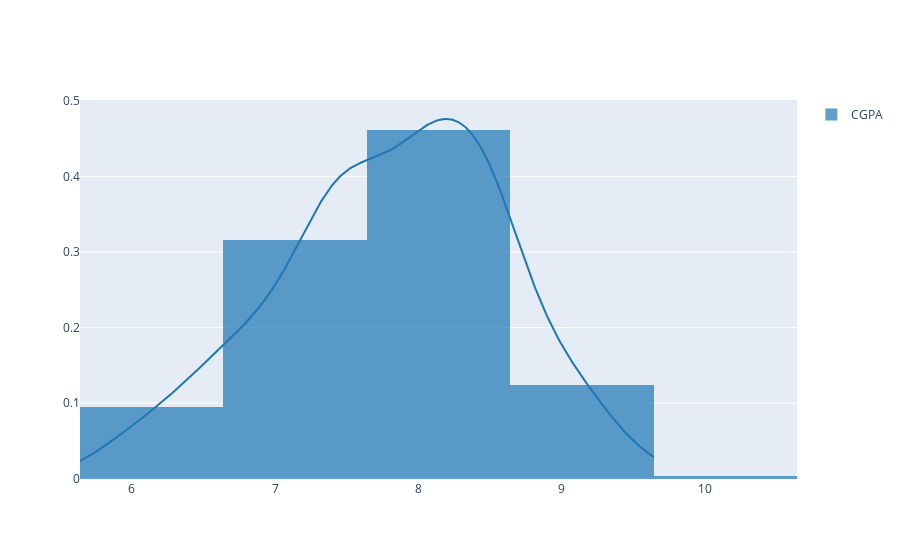

Source (notebook cell):
### Code cell
ff.create_distplot([df.dropna()['CGPA']],['CGPA'],show_rug=False)

### Figure 1 — Plotly figure (JSON) as saved in the notebook; plotly's stock layout.template omitted (floating-point values rounded to 4 significant figures; data arrays with more than 128 entries replaced by an {"elided": "..."} marker saying what was removed)
{"data": [{"autobinx": false, "histnorm": "probability density", "legendgroup": "CGPA", "marker": {"color": "rgb(31, 119, 180)"}, "name": "CGPA", "opacity": 0.7, "type": "histogram", "x": {"elided": "275 float values"}, "xaxis": "x", "xbins": {"end": 9.65, "size": 1, "start": 5.64}, "yaxis": "y"}, {"legendgroup": "CGPA", "marker": {"color": "rgb(31, 119, 180)"}, "mode": "lines", "name": "CGPA", "showlegend": false, "type": "scatter", "x": {"elided": "500 float values"}, "xaxis": "x", "y": {"elided": "500 float values"}, "yaxis": "y"}], "layout": {"barmode": "overlay", "hovermode": "closest", "legend": {"traceorder": "reversed"}, "xaxis": {"anchor": "y2", "domain": [0, 1], "zeroline": false}, "yaxis": {"anchor": "free", "domain": [0, 1], "position": 0}}}
